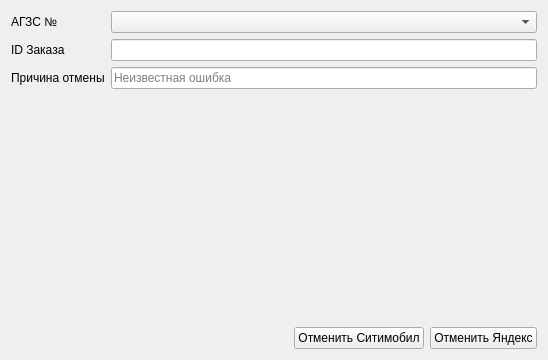
<?xml version="1.0" encoding="UTF-8"?>
<ui version="4.0">
 <class>FormCancelPartnerTransaction</class>
 <widget class="QWidget" name="FormCancelPartnerTransaction">
  <property name="geometry">
   <rect>
    <x>0</x>
    <y>0</y>
    <width>548</width>
    <height>360</height>
   </rect>
  </property>
  <property name="windowTitle">
   <string>Form</string>
  </property>
  <layout class="QFormLayout" name="formLayout">
   <item row="0" column="0">
    <widget class="QLabel" name="label_4">
     <property name="text">
      <string>АГЗС №</string>
     </property>
    </widget>
   </item>
   <item row="0" column="1">
    <widget class="QComboBox" name="ComboBoxAgzs">
     <property name="sizePolicy">
      <sizepolicy hsizetype="Expanding" vsizetype="Fixed">
       <horstretch>0</horstretch>
       <verstretch>0</verstretch>
      </sizepolicy>
     </property>
    </widget>
   </item>
   <item row="1" column="0">
    <widget class="QLabel" name="label_5">
     <property name="text">
      <string>ID Заказа</string>
     </property>
    </widget>
   </item>
   <item row="1" column="1">
    <widget class="QLineEdit" name="LineEditCancelId"/>
   </item>
   <item row="2" column="0">
    <widget class="QLabel" name="label_6">
     <property name="text">
      <string>Причина отмены</string>
     </property>
    </widget>
   </item>
   <item row="2" column="1">
    <widget class="QLineEdit" name="LineEditCancelReason">
     <property name="placeholderText">
      <string>Неизвестная ошибка</string>
     </property>
    </widget>
   </item>
   <item row="3" column="1">
    <spacer name="verticalSpacer">
     <property name="orientation">
      <enum>Qt::Vertical</enum>
     </property>
     <property name="sizeHint" stdset="0">
      <size>
       <width>20</width>
       <height>40</height>
      </size>
     </property>
    </spacer>
   </item>
   <item row="4" column="0" colspan="2">
    <layout class="QHBoxLayout" name="horizontalLayout_4">
     <item>
      <spacer name="horizontalSpacer">
       <property name="orientation">
        <enum>Qt::Horizontal</enum>
       </property>
       <property name="sizeHint" stdset="0">
        <size>
         <width>40</width>
         <height>20</height>
        </size>
       </property>
      </spacer>
     </item>
     <item>
      <widget class="QPushButton" name="ButtonCancelCity">
       <property name="text">
        <string>Отменить Ситимобил</string>
       </property>
      </widget>
     </item>
     <item>
      <widget class="QPushButton" name="ButtonCancelYandex">
       <property name="text">
        <string>Отменить Яндекс</string>
       </property>
      </widget>
     </item>
    </layout>
   </item>
  </layout>
 </widget>
 <resources/>
 <connections/>
</ui>
